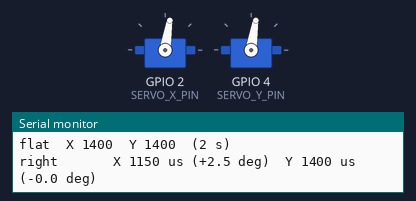
This sketch was run on a simulated ESP32. Parts: 2 × servo, the last lines printed to the serial monitor.

Above: at 2.05 s.
At 4.5 s:
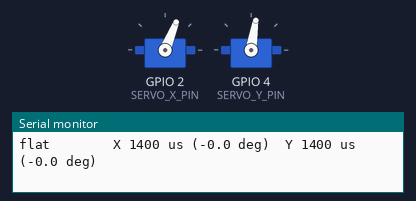
Timing chart, 0 to 7.3 s (numbered marks = the images above):
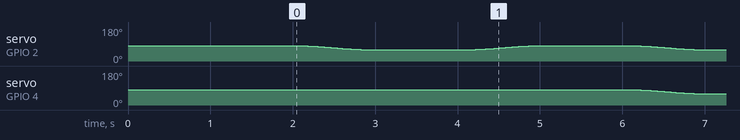

The sketch:

esptest.ino
```cpp
// esptest.ino - servo test, separate from the main sketch (open this file on its own).
//
// After the upload the ESP32 tilts the plate as far as it can in each of the 8
// directions, going back to flat in between:
//   flat -> right -> flat -> right+up -> flat -> up -> flat -> ... -> right+down -> flat
// and then starts again, forever. To stop it, unplug the ESP32 or upload esp/esp.ino.
//
// The names say where the BALL rolls, seen from the camera: right = +x,
// up = +y (the same axes as esp.ino). SERVO_DIR_X/Y turn that into the right
// pulse, so if "right" rolls the ball left, that SERVO_DIR is wrong.
//
// Each side goes to its own pulse limit, so the tilt is not the same both ways:
// with the numbers below, right/up reach +2.5 deg (1150 us) and left/down
// reach -5.5 deg (1950 us). The Serial Monitor (115200 baud) prints both.
//
// Every move is smooth (slow at the start and end), and it holds each position
// for a moment so you can look at it or measure it.
//
// Nothing ever goes outside PULSE_MIN..PULSE_MAX. If the plate touches the frame
// at an extreme, narrow them here and in esp.ino.

#include <ESP32Servo.h>

// ---------- Servo hardware (same block in esp.ino, esptest.ino, espreset.ino) ----------

const int SERVO_X_PIN = 2;
const int SERVO_Y_PIN = 4;

// The servo's own pulse scale (its full travel). Only for attach(); the limits
// below are ours and narrower.
const int SERVO_US_MIN = 500;
const int SERVO_US_MAX = 2500;

// Pulse width (microseconds) that makes the plate level on this rig, per axis.
const int PULSE_CENTER_X = 1400;
const int PULSE_CENTER_Y = 1400;

// Never send a pulse outside these, so the plate does not hit its stops.
const int PULSE_MIN = 1150;
const int PULSE_MAX = 1950;

// Microseconds of pulse per degree of plate tilt. With PULSE_CENTER = 1400,
// PULSE_MIN = 1150, PULSE_MAX = 1950 and PULSE_PER_DEG = 100.0, the physical
// tilt range is -5.5 deg (1950 us) to +2.5 deg (1150 us):
//
//   pulse_us = constrain(round(PULSE_CENTER + SERVO_DIR * tilt_deg * PULSE_PER_DEG),
//                        PULSE_MIN, PULSE_MAX)
const float PULSE_PER_DEG = 100.0f;

// +1 = positive tilt pushes the ball towards +x / +y. -1 flips the direction.
const int SERVO_DIR_X = -1;
const int SERVO_DIR_Y = -1;

// ---------- Test pattern ----------

const int MOVE_MS = 1000;  // time for one move
const int HOLD_MS = 1000;  // time to stay at each position

// The 8 directions the ball should roll: +1 = towards +x / +y, -1 = towards
// -x / -y, 0 = that axis stays flat. Read as {x, y}.
const int DIRECTIONS[8][2] = {
  {+1, 0}, {+1, +1}, {0, +1}, {-1, +1},
  {-1, 0}, {-1, -1}, {0, -1}, {+1, -1},
};
const char *NAMES[8] = {
  "right", "right+up", "up", "left+up",
  "left", "left+down", "down", "right+down",
};

Servo servoX;
Servo servoY;

// Where the servos are now, in microseconds.
float nowX = PULSE_CENTER_X;
float nowY = PULSE_CENTER_Y;

void setup() {
  Serial.begin(115200);

  // One timer per servo, 50 Hz, 16-bit pulse resolution.
  ESP32PWM::allocateTimer(0);
  ESP32PWM::allocateTimer(1);
  servoX.setPeriodHertz(50);
  servoY.setPeriodHertz(50);
  servoX.attach(SERVO_X_PIN, SERVO_US_MIN, SERVO_US_MAX);
  servoY.attach(SERVO_Y_PIN, SERVO_US_MIN, SERVO_US_MAX);
  // 16-bit = 0.3 us steps. The 10-bit default rounds small moves away.
  // Must come after attach(), because attach() resets the timer width.
  servoX.setTimerWidth(16);
  servoY.setTimerWidth(16);

  servoX.writeMicroseconds(PULSE_CENTER_X);
  servoY.writeMicroseconds(PULSE_CENTER_Y);
  Serial.printf("flat  X %d  Y %d  (2 s)\n", PULSE_CENTER_X, PULSE_CENTER_Y);
  delay(2000);  // 2 s flat, time to check that the plate is level
}

void loop() {
  for (int i = 0; i < 8; i++) {
    int pulseX = rollPulse(DIRECTIONS[i][0], PULSE_CENTER_X, SERVO_DIR_X);
    int pulseY = rollPulse(DIRECTIONS[i][1], PULSE_CENTER_Y, SERVO_DIR_Y);
    moveTo(NAMES[i], pulseX, pulseY);
    moveTo("flat", PULSE_CENTER_X, PULSE_CENTER_Y);  // back to flat
  }
}

// The pulse that rolls the ball as far as allowed towards `roll` (+1 / -1),
// or the centre for 0. A positive tilt moves the pulse by +servoDir, so the
// side to use is the sign of roll * servoDir.
int rollPulse(int roll, int center, int servoDir) {
  int side = roll * servoDir;
  if (side > 0) return PULSE_MAX;
  if (side < 0) return PULSE_MIN;
  return center;
}

// Plate tilt in degrees for a pulse, the inverse of the formula above.
float pulseToTilt(int pulse, int center, int servoDir) {
  return (pulse - center) / (servoDir * PULSE_PER_DEG);
}

// Glide both servos from where they are to (targetX, targetY), then hold there.
// name is only for the Serial Monitor.
void moveTo(const char *name, int targetX, int targetY) {
  Serial.printf("%-10s  X %d us (%+.1f deg)  Y %d us (%+.1f deg)\n", name,
                targetX, pulseToTilt(targetX, PULSE_CENTER_X, SERVO_DIR_X),
                targetY, pulseToTilt(targetY, PULSE_CENTER_Y, SERVO_DIR_Y));
  float startX = nowX;
  float startY = nowY;
  unsigned long startMs = millis();
  float t = 0;
  while (t < 1) {
    t = min((millis() - startMs) / (float)MOVE_MS, 1.0f);
    // Cosine ease: 0 -> 1, slow at both ends, so the plate never jerks.
    float s = (1 - cos(PI * t)) / 2;
    nowX = startX + (targetX - startX) * s;
    nowY = startY + (targetY - startY) * s;
    servoX.writeMicroseconds(round(constrain(nowX, PULSE_MIN, PULSE_MAX)));
    servoY.writeMicroseconds(round(constrain(nowY, PULSE_MIN, PULSE_MAX)));
    delay(20);  // one servo frame
  }
  delay(HOLD_MS);
}
```
